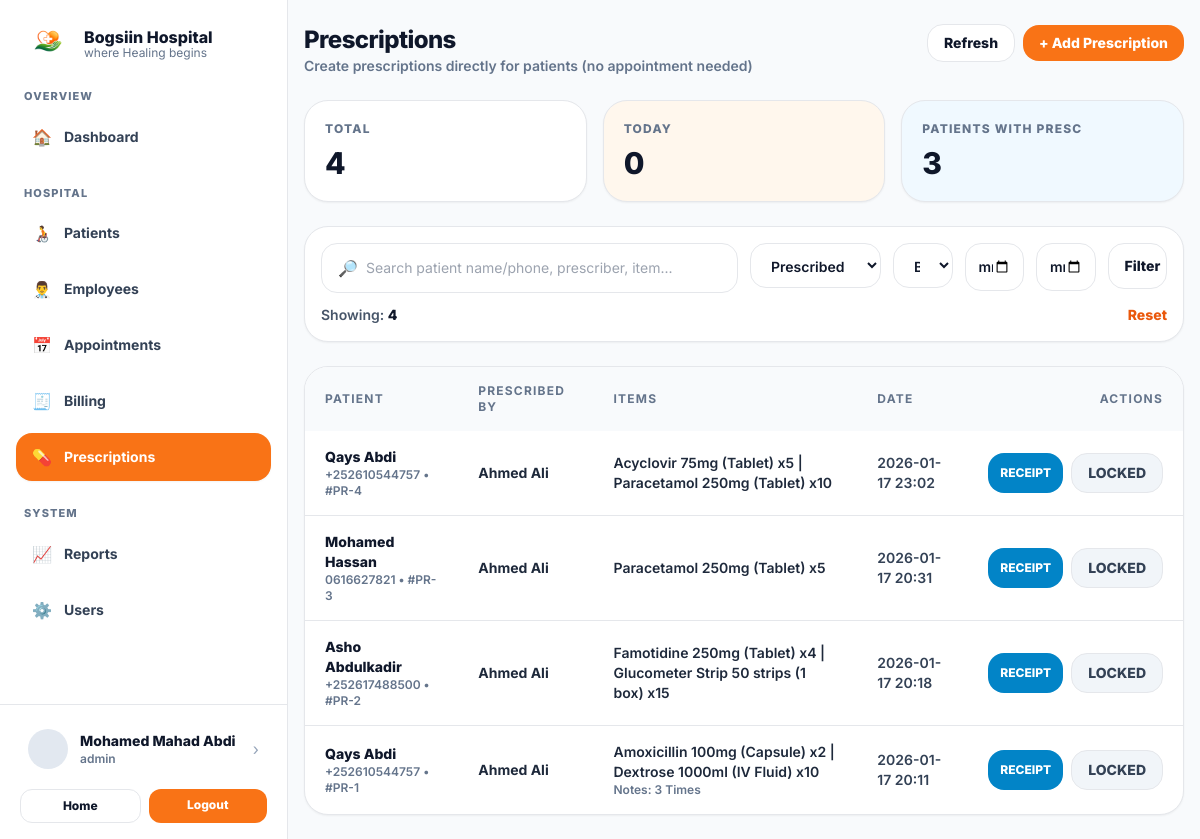
/prescriptions/view.php (signed in), run on an earlier commit of the app's database.
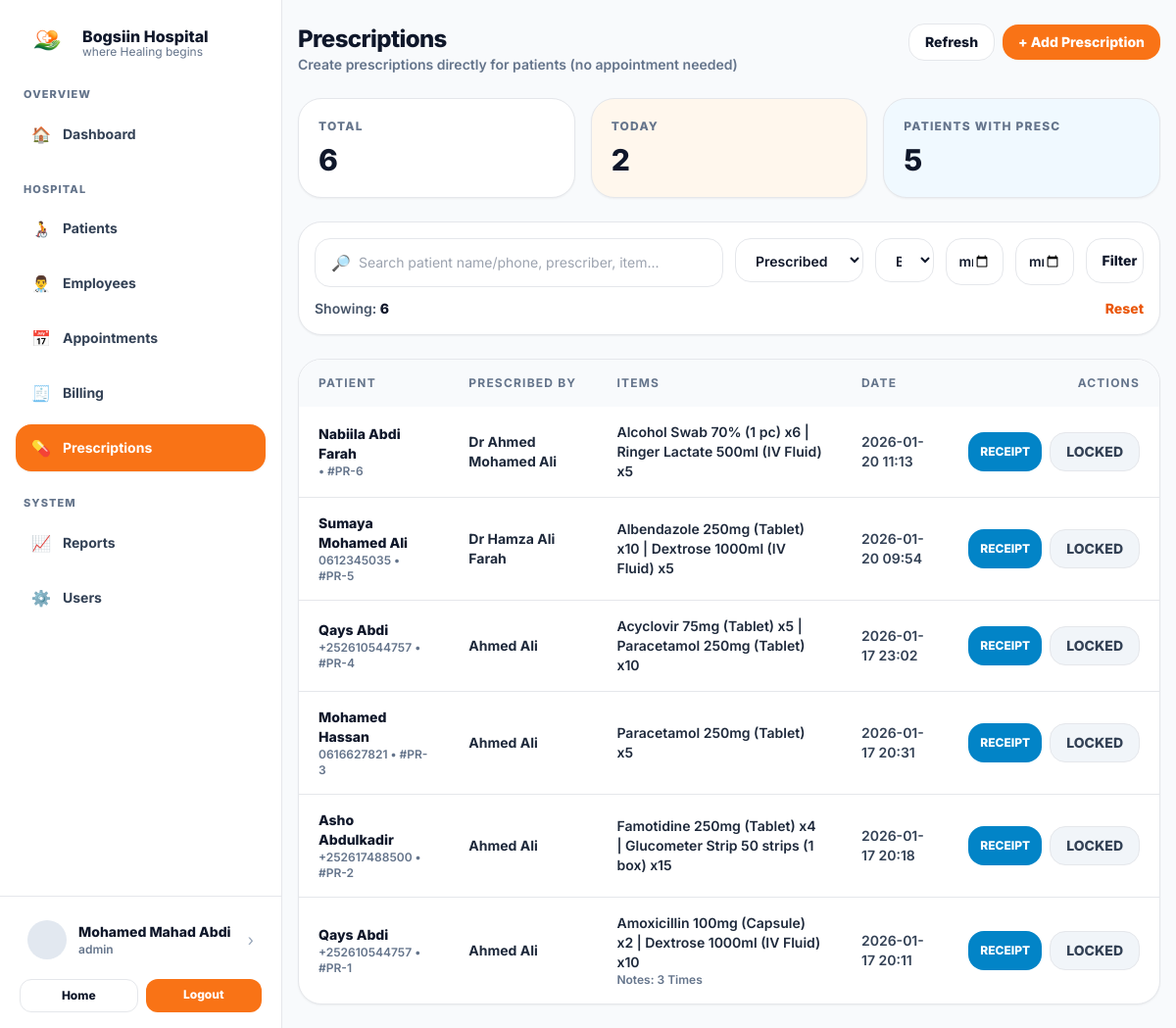
And on a later commit of the database.
### tables this page shows
CREATE TABLE `prescriptions` (
  `id` int(11) NOT NULL,
  `patient_id` int(11) NOT NULL,
  `prescribed_by_employee_id` int(11) NOT NULL,
  `notes` text DEFAULT NULL,
  `created_at` timestamp NOT NULL DEFAULT current_timestamp()
);

CREATE TABLE `patients` (
  `id` int(11) NOT NULL,
  `patient_code` varchar(30) DEFAULT NULL,
  `full_name` varchar(120) NOT NULL,
  `gender` enum('Male','Female') NOT NULL,
  `date_of_birth` date DEFAULT NULL,
  `phone` varchar(30) DEFAULT NULL,
  `address` text DEFAULT NULL,
  `emergency_contact_name` varchar(120) DEFAULT NULL,
  `emergency_contact_phone` varchar(30) DEFAULT NULL,
  `created_at` timestamp NOT NULL DEFAULT current_timestamp()
);

CREATE TABLE `employees` (
  `id` int(11) NOT NULL,
  `user_id` int(11) DEFAULT NULL,
  `emp_code` varchar(30) DEFAULT NULL,
  `full_name` varchar(120) NOT NULL,
  `gender` enum('Male','Female') DEFAULT NULL,
  `phone` varchar(30) DEFAULT NULL,
  `email` varchar(160) DEFAULT NULL,
  `job_title` enum('DOCTOR','NURSE','ADMINISTRATOR','LAB','PHARMACIST','RECEPTIONIST') NOT NULL,
  `department` varchar(120) DEFAULT NULL,
  `specialization` varchar(120) DEFAULT NULL,
  `hire_date` date DEFAULT current_timestamp(),
  `status` enum('ACTIVE','INACTIVE') NOT NULL DEFAULT 'ACTIVE',
  `created_at` timestamp NOT NULL DEFAULT current_timestamp()
);

### prescriptions/view.php (the view, shortened to what the changed rows need)
<?php
require_once __DIR__ . "/../includes/db.php";
function h($s){ return htmlspecialchars((string)$s, ENT_QUOTES, 'UTF-8'); }
$where = [];
$params = [];
$whereSql = $where ? ("WHERE " . implode(" AND ", $where)) : "";
$totalPrescriptions = (int)$pdo->query("SELECT COUNT(*) FROM prescriptions")->fetchColumn();
$todayPrescriptions = (int)$pdo->query("SELECT COUNT(*) FROM prescriptions WHERE DATE(created_at)=CURDATE()")->fetchColumn();
$totalPatientsWithPresc = (int)$pdo->query("SELECT COUNT(DISTINCT patient_id) FROM prescriptions")->fetchColumn();
$stmt = $pdo->prepare("
  SELECT
    pr.id,
    pr.patient_id,
    pr.prescribed_by_employee_id,
    pr.notes,
    pr.created_at,
    p.full_name AS patient_name,
    p.phone AS patient_phone,
    e2.full_name AS prescribed_by_name,
    -- if there are multiple bills linkable, prefer any PAID bill id
    MAX(CASE WHEN b.status = 'PAID' THEN b.id ELSE NULL END) AS paid_bill_id,
    CASE WHEN SUM(CASE WHEN b.status='PAID' THEN 1 ELSE 0 END) > 0 THEN 'PAID' ELSE 'UNPAID' END AS presc_bill_status,
    GROUP_CONCAT(CONCAT(pi.item_name, ' x', pri.quantity) ORDER BY pri.id SEPARATOR ' | ') AS items_preview
  FROM prescriptions pr
  JOIN patients p ON p.id = pr.patient_id
  JOIN employees e2 ON e2.id = pr.prescribed_by_employee_id
  LEFT JOIN bills b ON b.prescription_id = pr.id AND b.bill_type = 'PRESCRIPTION'
  LEFT JOIN prescription_items pri ON pri.prescription_id = pr.id
  LEFT JOIN pharmacy_items pi ON pi.id = pri.pharmacy_item_id
  $whereSql
  GROUP BY pr.id
  ORDER BY pr.created_at DESC
  LIMIT 200
");
$stmt->execute($params);
$rows = $stmt->fetchAll() ?: [];
include_once __DIR__ . "/../includes/header.php";
?>
 <div class="min-h-screen bg-slate-50 md:pl-72">
<div class="md:flex min-h-screen">
  <div class="flex-1">
    <div class="mx-auto max-w-6xl px-4 py-6">
      <section class="mt-6 grid gap-4 md:grid-cols-3">
        <div class="rounded-3xl border bg-white p-5 shadow-sm">
          <div class="text-xs font-extrabold tracking-widest text-slate-500">TOTAL</div>
          <div class="mt-2 text-3xl font-extrabold"><?php echo (int)$totalPrescriptions; ?></div>
        </div>
        <div class="rounded-3xl border bg-orange-50 p-5 shadow-sm">
          <div class="text-xs font-extrabold tracking-widest text-slate-500">TODAY</div>
          <div class="mt-2 text-3xl font-extrabold"><?php echo (int)$todayPrescriptions; ?></div>
        </div>
        <div class="rounded-3xl border bg-sky-50 p-5 shadow-sm">
          <div class="text-xs font-extrabold tracking-widest text-slate-500">PATIENTS WITH PRESC</div>
          <div class="mt-2 text-3xl font-extrabold"><?php echo (int)$totalPatientsWithPresc; ?></div>
        </div>
      </section>
      <section class="mt-6 rounded-3xl border bg-white p-4 shadow-sm">
        <div class="mt-3 flex items-center justify-between text-sm">
          <div class="font-semibold text-slate-600">Showing: <span class="font-extrabold text-slate-900"><?php echo count($rows); ?></span></div>
        </div>
      </section>
      <section class="mt-6 rounded-3xl border bg-white shadow-sm overflow-hidden">
        <div class="overflow-x-auto">
          <table class="w-full text-left text-sm">
            <thead class="bg-slate-50 text-xs font-extrabold tracking-widest text-slate-500">
              <tr>
                <th class="px-5 py-4">PATIENT</th>
                <th class="px-5 py-4">PRESCRIBED BY</th>
                <th class="px-5 py-4">ITEMS</th>
                <th class="px-5 py-4">DATE</th>
                <th class="px-5 py-4 text-right">ACTIONS</th>
              </tr>
            </thead>
            <tbody class="divide-y">
              <?php if (!$rows): ?>
                <tr><td colspan="5" class="px-5 py-10 text-center text-slate-500 font-semibold">No prescriptions found.</td></tr>
              <?php else: ?>
                <?php foreach ($rows as $r): ?>
                  <?php
                    $preview = (string)($r["items_preview"] ?? "");
                  ?>
                  <tr class="hover:bg-slate-50/60">
                    <td class="px-5 py-4">
                      <div class="font-extrabold text-slate-900"><?php echo h($r["patient_name"]); ?></div>
                      <div class="text-xs font-semibold text-slate-500">
                        <?php echo h($r["patient_phone"] ?? ""); ?> • #PR-<?php echo (int)$r["id"]; ?>
                      </div>
                    </td>
                    <td class="px-5 py-4 font-bold text-slate-800"><?php echo h($r["prescribed_by_name"]); ?></td>
                    <td class="px-5 py-4">
                      <div class="font-semibold text-slate-800"><?php echo h($preview); ?></div>
                      <?php if (!empty($r["notes"])): ?>
                        <div class="text-xs font-semibold text-slate-500">
                          Notes: <?php echo h(mb_substr((string)$r["notes"],0,70)); ?><?php echo (mb_strlen((string)$r["notes"])>70)?"…":""; ?>
                        </div>
                      <?php endif; ?>
                    </td>
                    <td class="px-5 py-4 font-semibold text-slate-700">
                      <?php echo h(date("Y-m-d H:i", strtotime($r["created_at"]))); ?>
                    </td>
                    <td class="px-5 py-4">
                      <div class="flex justify-end gap-2">
                        <?php if (!empty($r['presc_bill_status']) && $r['presc_bill_status'] === 'PAID' && !empty($r['paid_bill_id'])): ?>
                          <a href="/hospital/billing/receipt.php?id=<?php echo (int)$r['paid_bill_id']; ?>" target="_blank"
                             class="grid h-10 place-items-center rounded-2xl bg-sky-600 px-3 text-xs font-extrabold text-white hover:bg-sky-700">
                            RECEIPT
                          </a>
                          <span class="inline-flex h-10 items-center rounded-2xl border bg-slate-100 px-4 py-2 text-sm font-extrabold text-slate-700">LOCKED</span>
                        <?php endif; ?>
                      </div>
                    </td>
                  </tr>
                <?php endforeach; ?>
              <?php endif; ?>
            </tbody>
          </table>
        </div>
      </section>
    </div>
  </div>
</div>

What changed in the data, as far as the page shows it:
added prescriptions: patient.full_name "Nabiila Abdi Farah", id "6", prescribed_by_employee.full_name "Dr Ahmed Mohamed Ali", preview "Alcohol Swab 70% (1 pc) x6 | Ringer Lactate 500ml (IV Fluid) x5", created_at "2026-01-20 11:13"
added prescriptions: patient.full_name "Sumaya Mohamed Ali", patient.phone "0612345035", id "5", prescribed_by_employee.full_name "Dr Hamza Ali Farah", preview "Albendazole 250mg (Tablet) x10 | Dextrose 1000ml (IV Fluid) x5", created_at "2026-01-20 09:54"
Also different on the page:
$totalPrescriptions: "4" → "6"
$todayPrescriptions: "0" → "2"
$totalPatientsWithPresc: "3" → "5"
count($rows): "4" → "6"
